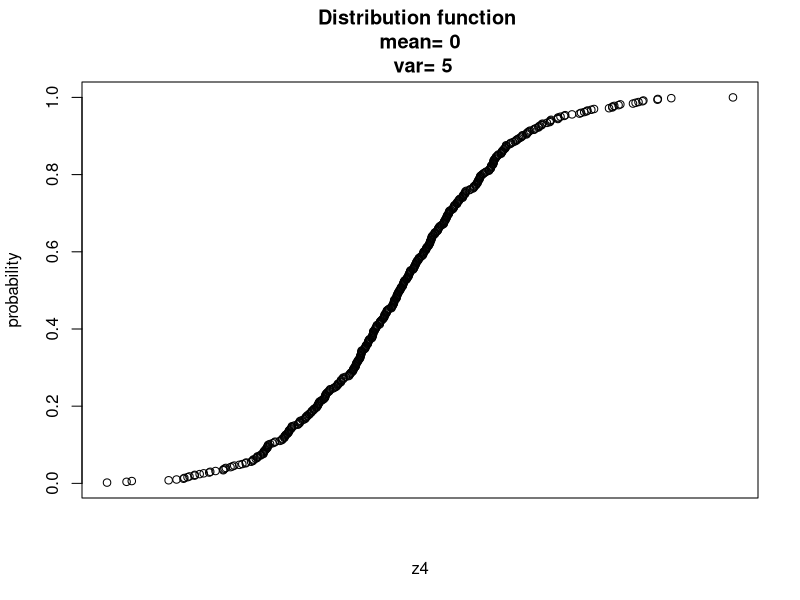

Recreate this plot in R. (Note: this script raises an error after producing the figure.)
######Code for plotting Theoretical and Empirical Distribution#####
z1<-vector()
z2<-vector()
z3<-vector()
z4<-vector()
z5<-vector()
library('boot')
normalisation<-function(mean,var,z1,n)
{
	z3=var*z1+mean
	z4=sort(z3)
	t=2*n
	for(i in 1:t)
	{
		z5[i]=i/t
	}
	plot(z4,z5,"p",xaxt="n",main=paste("Distribution function","\n",
	"mean=",paste(mean),"\n","var=",paste(var)),xlab="z4",ylab="probability")
	axis(side = 1, at = x)
	par(new=TRUE,col="yellow")
	plot(ecdf(z4),main="",xlab="",ylab="")
}
main<-function(n)
{
	for(i in 1:n)
	{
		u1=runif(1)
		u2=runif(1)
		u1=2*u1-1
		u2=2*u2-1
		x=u1*u1+u2*u2
		while(x>1)
		{
			u1=runif(1)
			u2=runif(1)
			u1=2*u1-1
			u2=2*u2-1
			x=u1*u1+u2*u2
		}
		y=sqrt(-2*log(x)/x)
		z1[i]=u1*y
		z2[i]=u2*y
	}
	t=2*n
	for(i in (n+1):t)
	{
		z1[i]=z2[i-n]
	}
	normalisation(0,5,z1,n)
	x11()
	normalisation(5,5,z1,n)
}
main(250)

